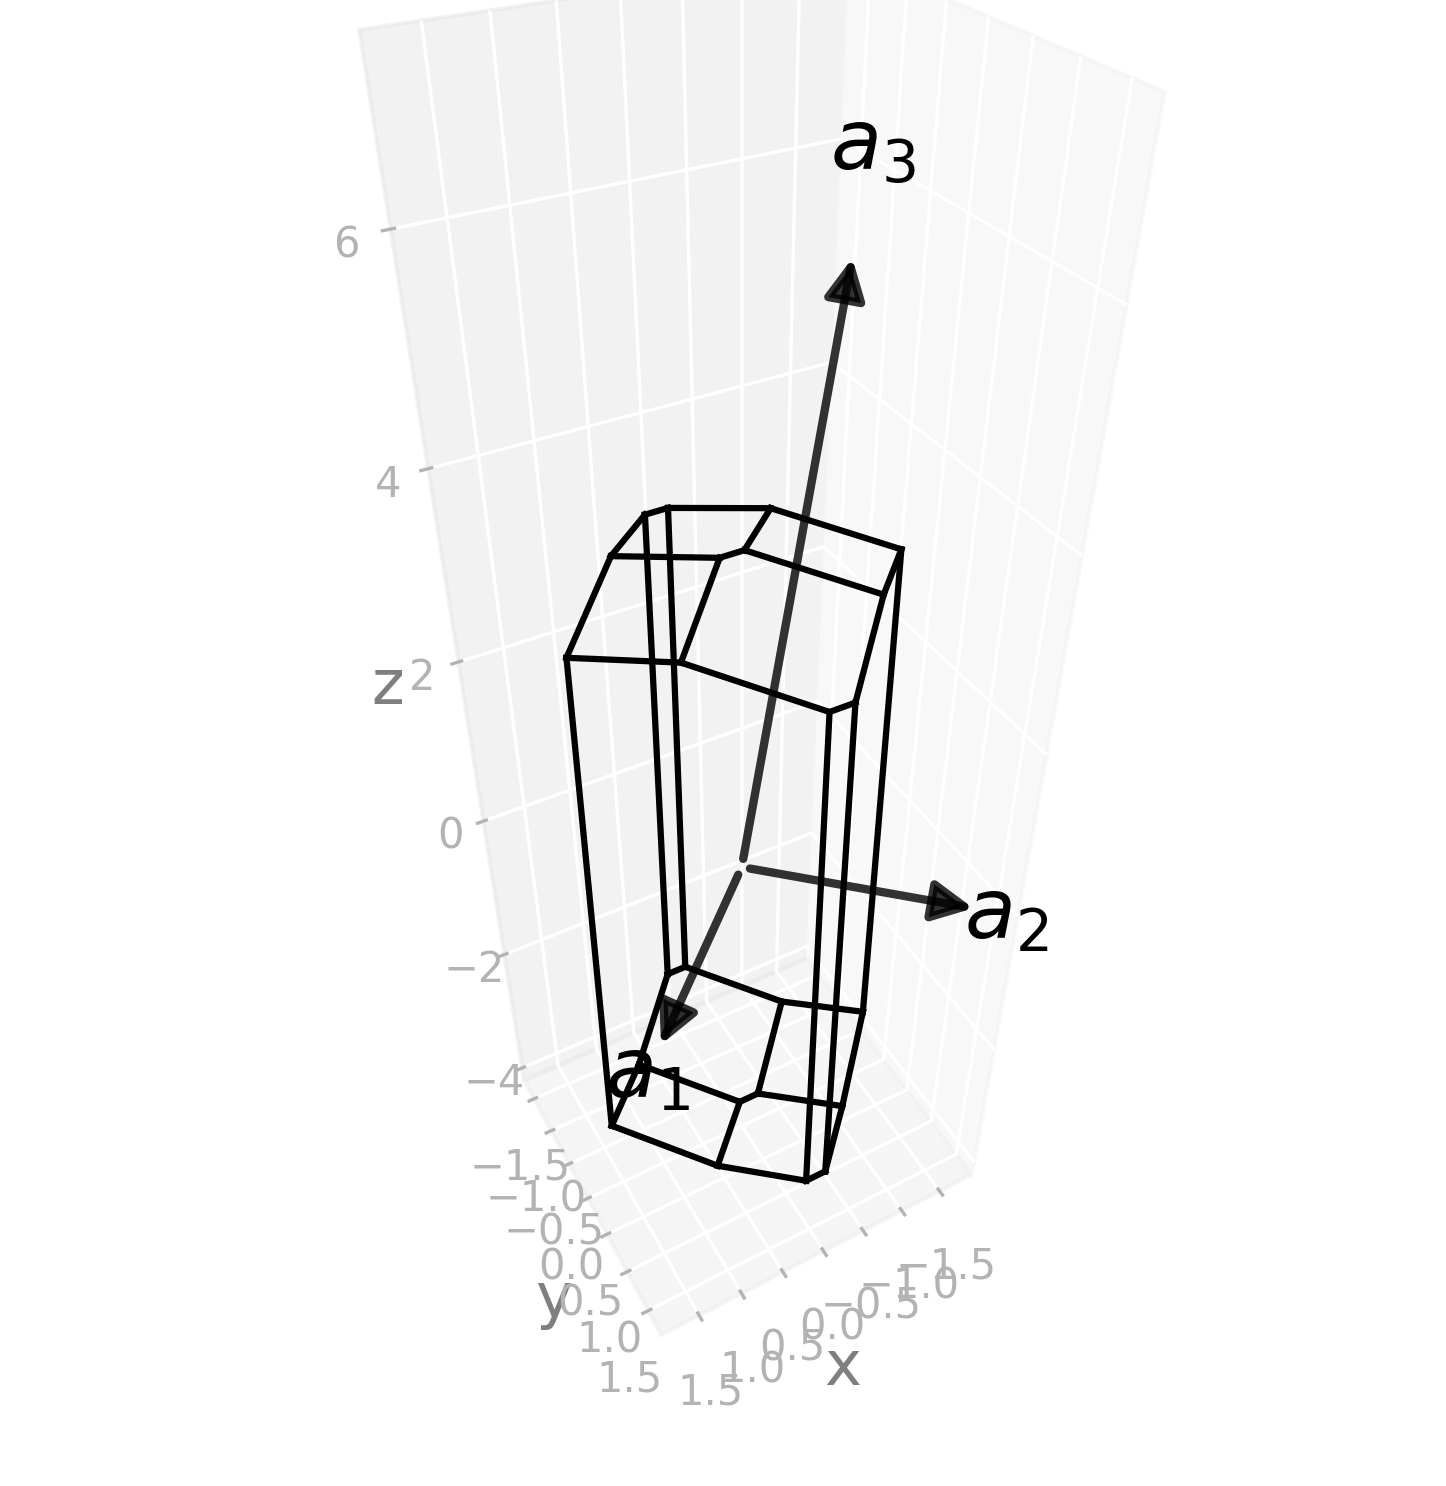

Write the Python code that produced this figure.
import radtools as rad

l = rad.lattice_example(f"MCLC3")
l.plot("wigner-seitz")
# Save an image:
l.savefig(
    "mclc3_wigner-seitz.png",
    elev=41,
    azim=61,
    dpi=300,
   bbox_inches="tight",
)
# Interactive plot:
l.show(elev=41, azim=61)
